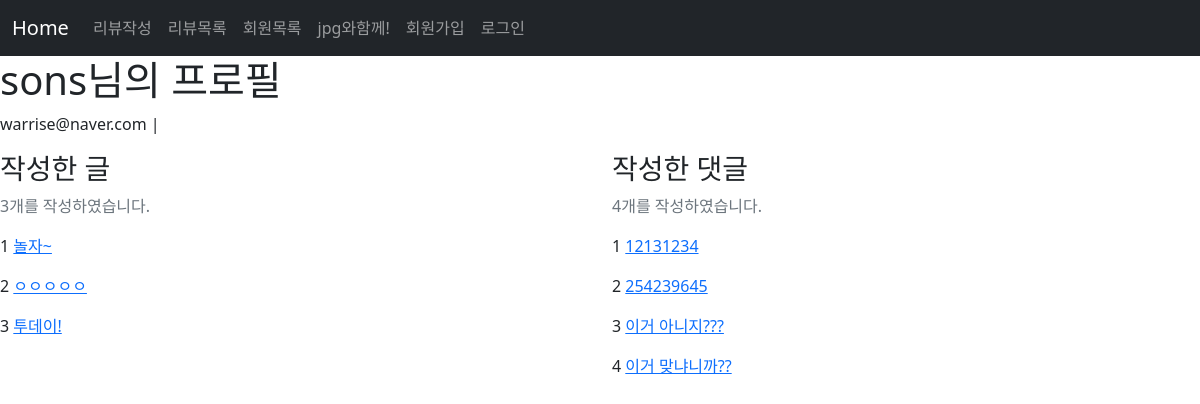
Screenshot of /accounts/4/ with the database file from the repository.
### accounts/models.py (models this page shows)
class User(AbstractUser):
    pass

### articles/models.py (models this page shows)
class Article(models.Model):
    title = models.CharField(max_length=20)
    content = models.TextField()
    image = ProcessedImageField(
        upload_to="images/",
        blank=True,
        processors=[Thumbnail(300, 400)],
        format="JPEG",
        options={"quality": 80},
    )
    thumbnail = ProcessedImageField(null=True)
    user = models.ForeignKey(settings.AUTH_USER_MODEL, on_delete=models.CASCADE)
    like_users = models.ManyToManyField(
        settings.AUTH_USER_MODEL, related_name="like_articles"
    )

class Comment(models.Model):
    content = models.TextField(max_length=80)
    created_at = models.DateTimeField(auto_now_add=True)
    article = models.ForeignKey(Article, on_delete=models.CASCADE)
    user = models.ForeignKey(settings.AUTH_USER_MODEL, on_delete=models.CASCADE)

### accounts/views.py (the view)
# urls.py: path("<int:pk>/", views.detail, name="detail"),
def detail(request, pk):
    user = get_user_model().objects.get(pk=pk)
    context = {"user": user}
    return render(request, "accounts/detail.html", context)

### accounts/templates/accounts/detail.html
{% extends 'base.html' %}
{% block content %}
<h1>{{ user.username }}님의 프로필</h1>
<p>{{ user.email }} | {{ user.full_name }}</p>
<div class="row">
  <div class="col-6">
    <h3>작성한 글</h3>
    <p class="text-muted">{{ user.article_set.count }}개를 작성하였습니다.</p>
    {% for article in user.article_set.all %}
    <p>
      {{ forloop.counter }}
      <a href="{% url 'articles:detail' article.pk %}">{{ article.title }}</a>
    </p>
    {% endfor %}
  </div>
  <div class="col-6">
    <h3>작성한 댓글</h3>
    <p class="text-muted">{{ user.comment_set.count }}개를 작성하였습니다.</p>
    {% for comment in user.comment_set.all %}
    <p>
      {{ forloop.counter }}
      <a href="{% url 'articles:detail' comment.article_id %}">{{ comment.content }}</a>
    </p>
    {% endfor %}
  </div>
</div>
{% endblock content %}

### rows the page displays
User: username "sons", email "warrise@naver.com", article_set.count "3", comment_set.count "4"
Article: title "놀자~"
Article: title "ㅇㅇㅇㅇㅇ"
Article: title "투데이!"
Comment: content "12131234"
Comment: content "254239645"
Comment: content "이거 아니지???"
Comment: content "이거 맞냐니까??"
